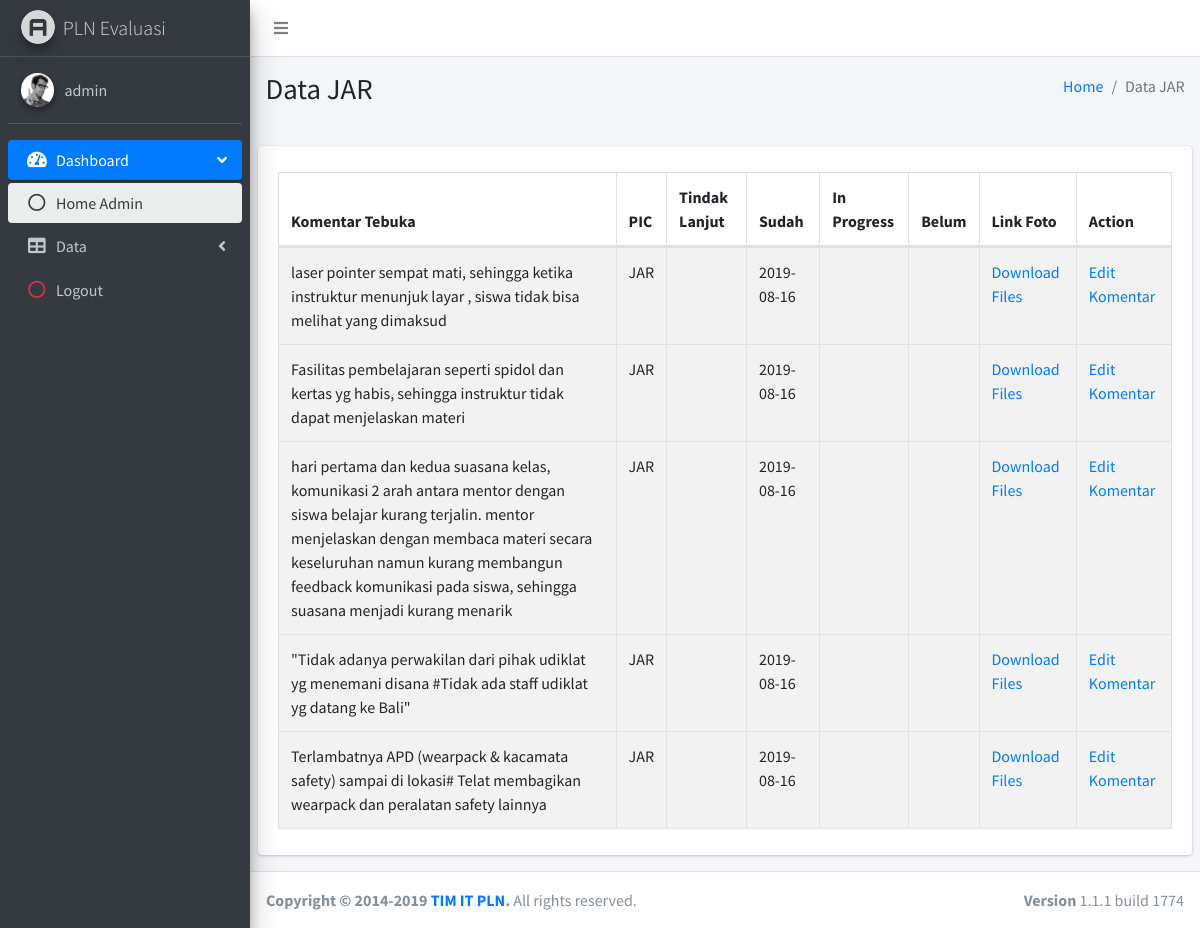
Page /pages/tables/data_jar.php (signed in) on the committed database.
### tables this page shows
CREATE TABLE `pln_evaluasi` (
  `ID_EVALUASI` int(10) NOT NULL,
  `ID_USER` int(10) DEFAULT NULL,
  `KOMENTAR_TERBUKA` text,
  `PIC` varchar(100) DEFAULT NULL,
  `TINDAK_LANJUT` text,
  `SUDAH` text,
  `IN_PROGRESS` text,
  `BELUM` text,
  `LINK_FOTO` text
);

### pages/tables/data_jar.php (the view, shortened to what this page needs)
<?php
include '../api/config.php';
$username = "". $_SESSION["username"];
?>
<!DOCTYPE html>
<html>
<head>
  <link rel="stylesheet" href="../../plugins/fontawesome-free/css/all.min.css">
  <link rel="stylesheet" href="https://code.ionicframework.com/ionicons/2.0.1/css/ionicons.min.css">
  <link rel="stylesheet" href="../../plugins/datatables/dataTables.bootstrap4.css">
  <link rel="stylesheet" href="../../dist/css/adminlte.min.css">
</head>
<body class="hold-transition sidebar-mini">
<div class="wrapper">
  <nav class="main-header navbar navbar-expand navbar-white navbar-light">
    <ul class="navbar-nav">
      <li class="nav-item">
        <a class="nav-link" data-widget="pushmenu" href="#"><i class="fas fa-bars"></i></a>
      </li>
    </ul>
  </nav>
  <aside class="main-sidebar sidebar-dark-primary elevation-4">
    <a href="../../index_admin.php" class="brand-link">
      <img src="../../dist/img/AdminLTELogo.png"
           alt="AdminLTE Logo"
           class="brand-image img-circle elevation-3"
           style="opacity: .8">
      <span class="brand-text font-weight-light">PLN Evaluasi</span>
    </a>
    <div class="sidebar">
      <div class="user-panel mt-3 pb-3 mb-3 d-flex">
        <div class="image">
          <img src="../../dist/img/user2-160x160.jpg" class="img-circle elevation-2" alt="User Image">
        </div>
        <div class="info">
          <a href="#" class="d-block"><?php echo "".$username?></a>
        </div>
      </div>
      <nav class="mt-2">
        <ul class="nav nav-pills nav-sidebar flex-column" data-widget="treeview" role="menu" data-accordion="false">
          <li class="nav-item has-treeview menu-open">
            <a href="#" class="nav-link active">
              <i class="nav-icon fas fa-tachometer-alt"></i>
              <p>
                Dashboard
                <i class="right fas fa-angle-left"></i>
              </p>
            </a>
            <ul class="nav nav-treeview">
              <li class="nav-item">
                <a href="../../index_admin.php" class="nav-link active">
                  <i class="far fa-circle nav-icon"></i>
                  <p>Home Admin</p>
                </a>
              </li>
            </ul>
          </li>
          <li class="nav-item has-treeview">
            <a href="#" class="nav-link">
              <i class="nav-icon fas fa-table"></i>
              <p>
                Data
                <i class="fas fa-angle-left right"></i>
              </p>
            </a>
          </li>
          <li class="nav-item">
            <a href="../api/logout.php" class="nav-link">
              <i class="nav-icon far fa-circle text-danger"></i>
              <p class="text">Logout</p>
            </a>
          </li>
        </ul>
      </nav>
    </div>
  </aside>
  <div class="content-wrapper">
    <section class="content-header">
      <div class="container-fluid">
        <div class="row mb-2">
          <div class="col-sm-6">
            <h1>Data JAR</h1>
          </div>
          <div class="col-sm-6">
            <ol class="breadcrumb float-sm-right">
              <li class="breadcrumb-item"><a href="#">Home</a></li>
              <li class="breadcrumb-item active">Data JAR</li>
            </ol>
          </div>
        </div>
      </div>
    </section>
    <section class="content">
      <div class="row">
        <div class="col-12">
          <div class="card">
            <div class="card-body">
              <table id="example1" class="table table-bordered table-striped">
                <thead>
                <tr>
                  <th>Komentar Tebuka</th>
                  <th>PIC</th>
                  <th>Tindak Lanjut</th>
                  <th>Sudah</th>
                  <th>In Progress</th>
                  <th>Belum</th>
                  <th>Link Foto</th>
                  <th>Action</th>
                </tr>
                </thead>
                <tbody>
                <?php
                $sql = mysqli_query($db, "select * from pln_evaluasi where PIC ='JAR';");
                while ($ambil = mysqli_fetch_array($sql)){
                  echo "<tr>";
                  echo "<td>".$ambil['KOMENTAR_TERBUKA']."</td>";
                  echo "<td>".$ambil['PIC']."</td>";
                  echo "<td>".$ambil['TINDAK_LANJUT']."</td>";
                  echo "<td>".$ambil['SUDAH']."</td>";
                  echo "<td>".$ambil['IN_PROGRESS']."</td>";
                  echo "<td>".$ambil['BELUM']."</td>";
                  echo "<td>";
                  echo "<a href='../api/file/" . $ambil['LINK_FOTO'] . "'>Download Files</a>";
                  echo "</td>";
                  echo "<td>";
                  echo "<a href='../forms/edit_komentar_admin_jar.php?ID_EVALUASI=" . $ambil['ID_EVALUASI'] . "'>Edit Komentar</a>";
                  echo "</td>";
                  echo "<tr>";
                }
                ?>
                </tbody>
              </table>
            </div>
          </div>
        </div>
      </div>
    </section>
  </div>
  <footer class="main-footer">
    <div class="float-right d-none d-sm-block">
      <b>Version</b> 1.1.1 build 1774
    </div>
    <strong>Copyright &copy; 2014-2019 <a href="http://TIM IT PLN">TIM IT PLN</a>.</strong> All rights
    reserved.
  </footer>
</div>
</body>
</html>

### rows in the picture
pln_evaluasi: KOMENTAR_TERBUKA "laser pointer sempat mati, sehingga ketika instruktur menunjuk layar , siswa tidak bisa melihat yang dimaksud", PIC "JAR", SUDAH "2019-08-16"
pln_evaluasi: KOMENTAR_TERBUKA "Fasilitas pembelajaran seperti spidol dan kertas yg habis, sehingga instruktur tidak dapat menjelaskan materi", PIC "JAR", SUDAH "2019-08-16"
pln_evaluasi: KOMENTAR_TERBUKA "hari pertama dan kedua suasana kelas, komunikasi 2 arah antara mentor dengan siswa belajar kurang terjalin. mentor menjelaskan dengan membaca materi secara keseluruhan namun kurang membangun feedback komunikasi pada siswa, sehingga suasana menjadi kurang menarik", PIC "JAR", SUDAH "2019-08-16"
pln_evaluasi: KOMENTAR_TERBUKA "\"Tidak adanya perwakilan dari pihak udiklat yg menemani disana #Tidak ada staff udiklat yg datang ke Bali\"", PIC "JAR", SUDAH "2019-08-16"
pln_evaluasi: KOMENTAR_TERBUKA "Terlambatnya APD (wearpack & kacamata safety) sampai di lokasi# Telat membagikan wearpack dan peralatan safety lainnya", PIC "JAR", SUDAH "2019-08-16"

### other values in the picture
$username "admin"
